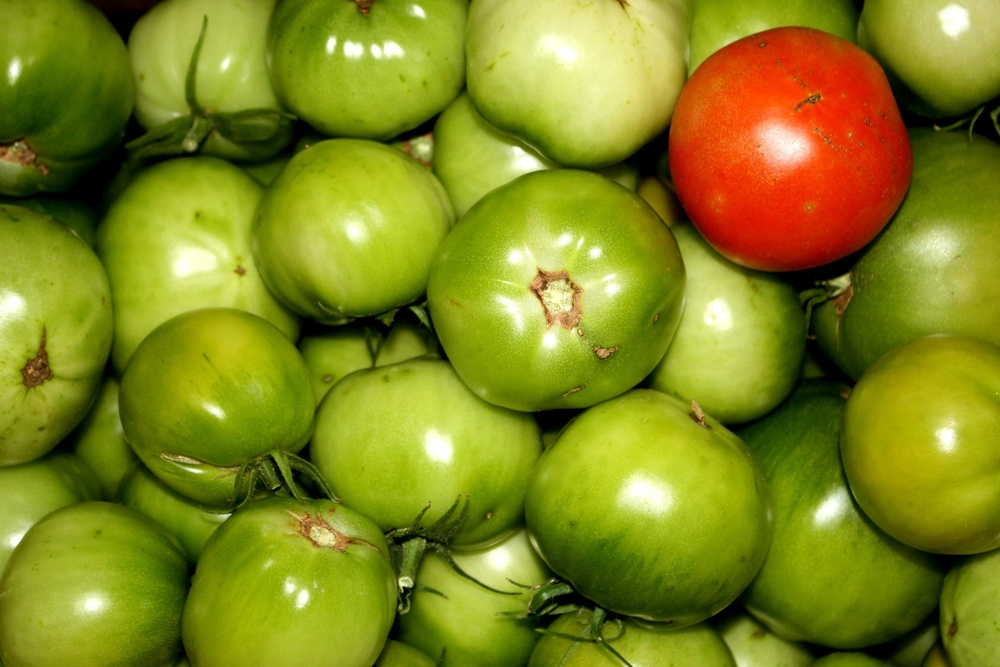
#> input picture jitomates/jitomates1.jpg, 1000 x 667 px, shrunk from 3693 x 2462 before the run
$ python codigo_jitomates.py
#> lines starting #> are read from the running program, lines starting #| are printed output that depends on the picture; after the words box and inside, x2 and y2 are one past the last pixel; in counts of white or black regions, pixels touching at a corner belong together
import cv2
import numpy as np
import math
import matplotlib.pyplot as plt

# ================================
# 1. Cargar imagen
# ================================
img = cv2.imread("jitomates/jitomates1.jpg")
#> img is the input picture: shape (667, 1000, 3); mean B, G, R 28.1, 134, 129.6
if img is None:
    raise Exception("No se pudo cargar la imagen.")

# ================================
# 2. Convertir a HSV
# ================================
hsv = cv2.cvtColor(img, cv2.COLOR_BGR2HSV)
#> hsv: shape (667, 1000, 3); mean H, S, V 33.4, 215.9, 144.9

# ================================
# 3. Crear máscara para MANTENER SOLO ROJO
# ================================
# El rojo en HSV está en dos rangos porque el círculo HSV tiene el rojo en ambos extremos
# Rango 1: Rojo bajo (0-10)
lower_red1 = np.array([0, 50, 50])
upper_red1 = np.array([10, 255, 255])

# Rango 2: Rojo alto (170-180)
lower_red2 = np.array([170, 50, 50])
upper_red2 = np.array([180, 255, 255])

# Crear máscaras
mask_red1 = cv2.inRange(hsv, lower_red1, upper_red1)
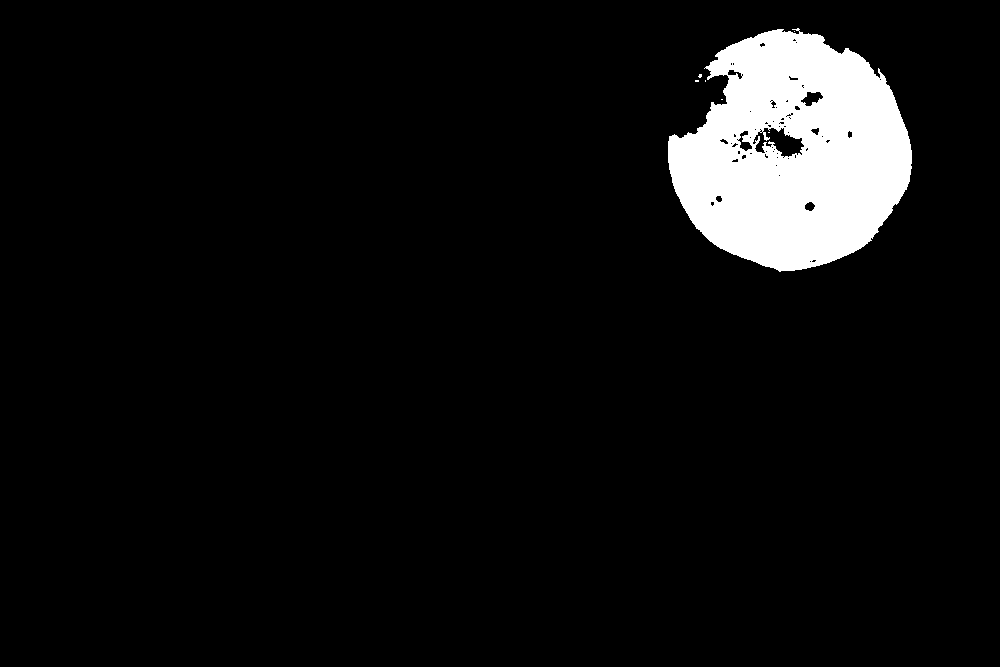
#> mask_red1: shape (667, 1000); 6.2% white; 7 white regions (6 under 20 px), largest, box (x1, y1, x2, y2) and area: (668, 28, 912, 272) 41172
mask_red2 = cv2.inRange(hsv, lower_red2, upper_red2)
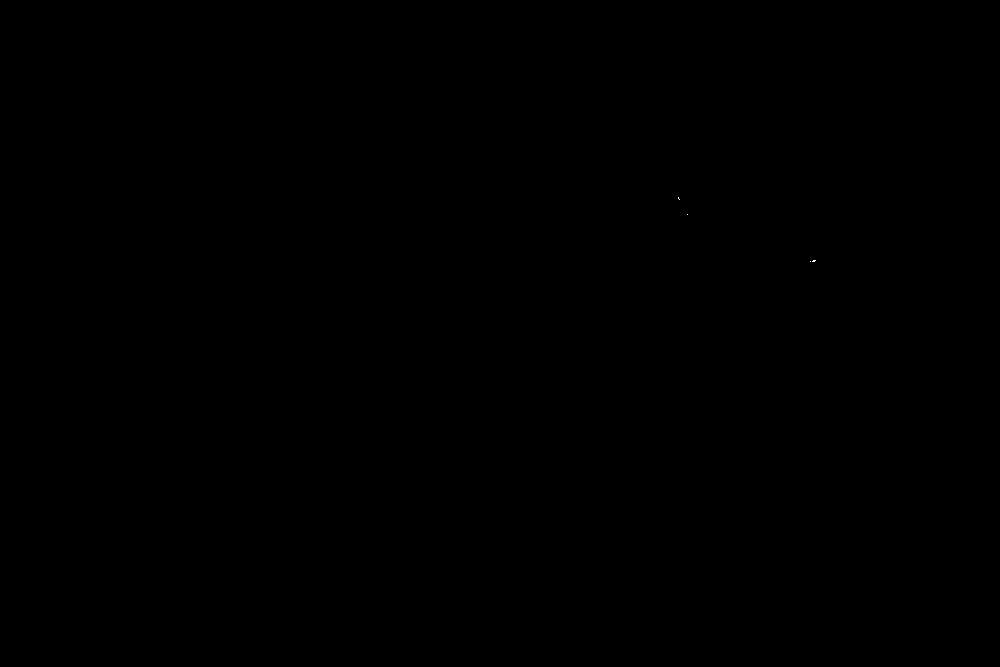
#> mask_red2: shape (667, 1000); 0% white in thin lines or dots, all inside (x1, y1, x2, y2) = (678, 197, 816, 262)

# Combinar ambas máscaras de rojo
mask_rojo = mask_red1 | mask_red2
#> mask_rojo: shape (667, 1000); 6.2% white; 7 white regions (6 under 20 px), largest, box (x1, y1, x2, y2) and area: (668, 28, 912, 272) 41183

# ================================
# 4. Filtros morfológicos para cerrar huecos y unir partes divididas
# ================================
height, width = img.shape[:2]
# Aumentar kernel size para unir mejor partes divididas por ramas
kernel_size = max(10, int(min(width, height) / 50))

# Cerrar huecos pequeños (unir partes cercanas divididas por ramas delgadas)
kernel_close = np.ones((kernel_size, kernel_size), np.uint8)
mask_close = cv2.morphologyEx(mask_rojo, cv2.MORPH_CLOSE, kernel_close)
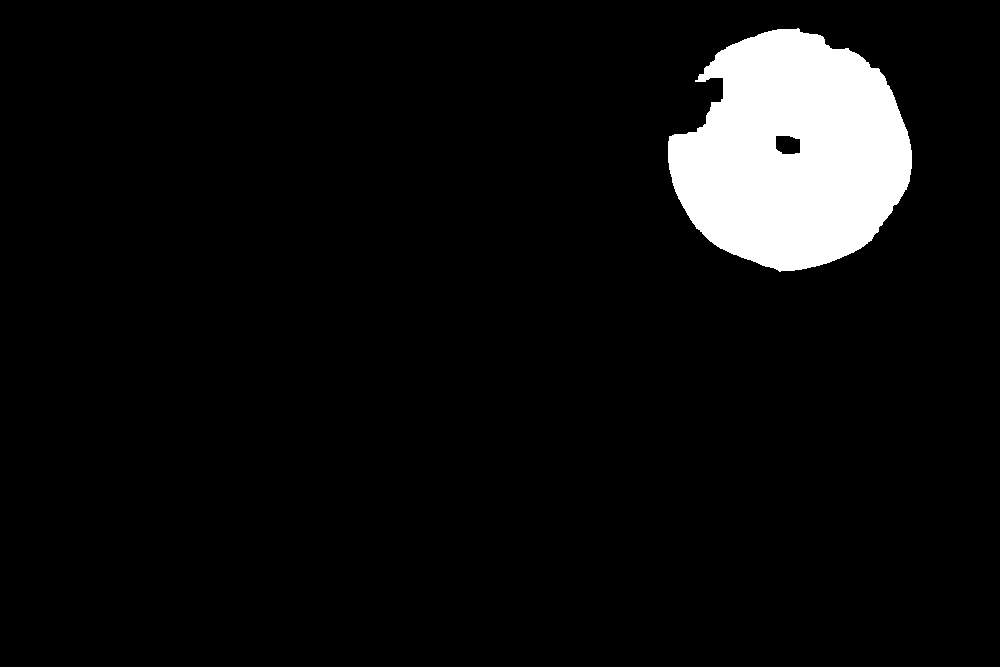
#> mask_close: shape (667, 1000); 6.4% white; 1 white region, box (x1, y1, x2, y2) and area: (668, 28, 912, 272) 42787

# Eliminar ruido pequeño (kernel más pequeño para no eliminar partes importantes)
kernel_open = np.ones((max(3, kernel_size // 2), max(3, kernel_size // 2)), np.uint8)
mask_final = cv2.morphologyEx(mask_close, cv2.MORPH_OPEN, kernel_open)
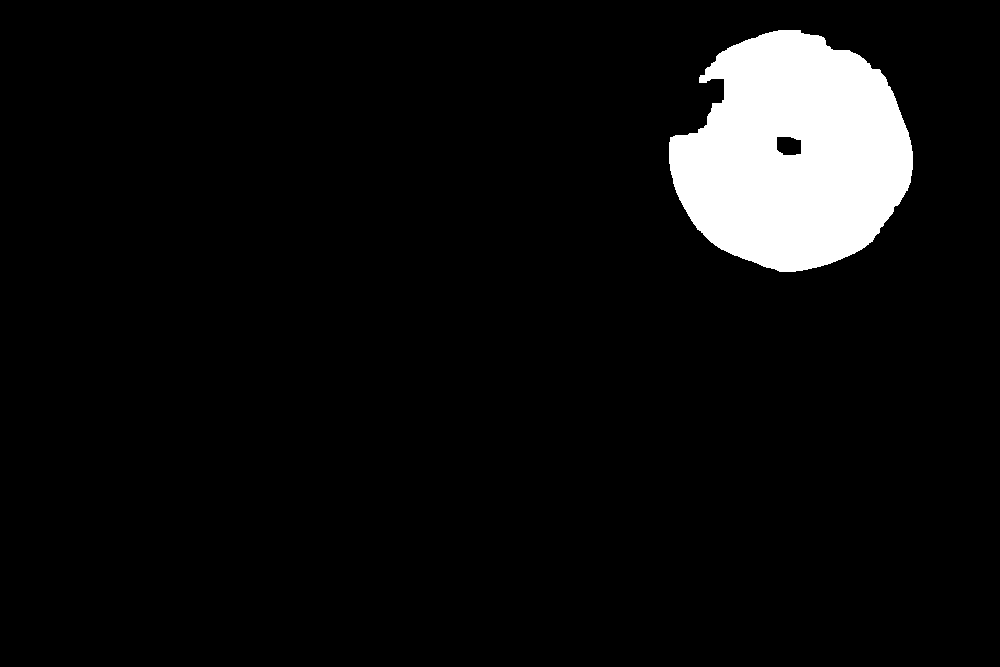
#> mask_final: shape (667, 1000); 6.4% white; 1 white region

# ================================
# 5. Detectar contornos
# ================================
contours, _ = cv2.findContours(mask_final, cv2.RETR_EXTERNAL, cv2.CHAIN_APPROX_SIMPLE)
#> contours = 1 contour; box (x1, y1, x2, y2) and area: (669, 30, 913, 272) 42768

# ================================
# 6. Unir contornos cercanos (jitomates divididos por ramas)
# ================================
# [41 lines left out: functions boxes_should_merge, merge_boxes, not called in this run]

# Obtener bounding boxes de todos los contornos
detections = []
min_area = (width * height) * 0.001  # Área mínima: 0.1% de la imagen
for c in contours:
    area = cv2.contourArea(c)
    if area < min_area:  # Filtrar ruido pequeño
        continue
    x, y, w, h = cv2.boundingRect(c)
    detections.append((x, y, w, h))
#> this loop made 1 pass
#> (area, x, y, w, h) on pass 1: (42768, 669, 30, 244, 242)
#> after the loop, detections = [(669, 30, 244, 242)]

# Unir detecciones cercanas (algoritmo iterativo para unir múltiples partes)
merged_detections = []
used = [False] * len(detections)
#> used = [False]

for i in range(len(detections)):
    if used[i]:
        continue

    merged_box = detections[i]
    used[i] = True
    changed = True

    # Iterar hasta que no se puedan unir más partes
    while changed:
        changed = False
        for j in range(len(detections)):
            if used[j]:
                continue

            if boxes_should_merge(merged_box, detections[j]):
                merged_box = merge_boxes(merged_box, detections[j])
                used[j] = True
                changed = True

    merged_detections.append(merged_box)
#> this loop made 1 pass
#> after the loop, merged_detections = [(669, 30, 244, 242)]; used = [True]

# ================================
# 7. Dibujar contornos detectados
# ================================
img_contornos = img.copy()

# Dibujar todos los contornos detectados (antes de unirlos)
for cnt in contours:
    area = cv2.contourArea(cnt)
    if area >= min_area:  # Solo dibujar contornos que pasaron el filtro
        cv2.drawContours(img_contornos, [cnt], -1, (255, 0, 0), 3)  # Dibuja contorno en color azul (BGR)
#> this loop made 1 pass
#> area on pass 1: 42768
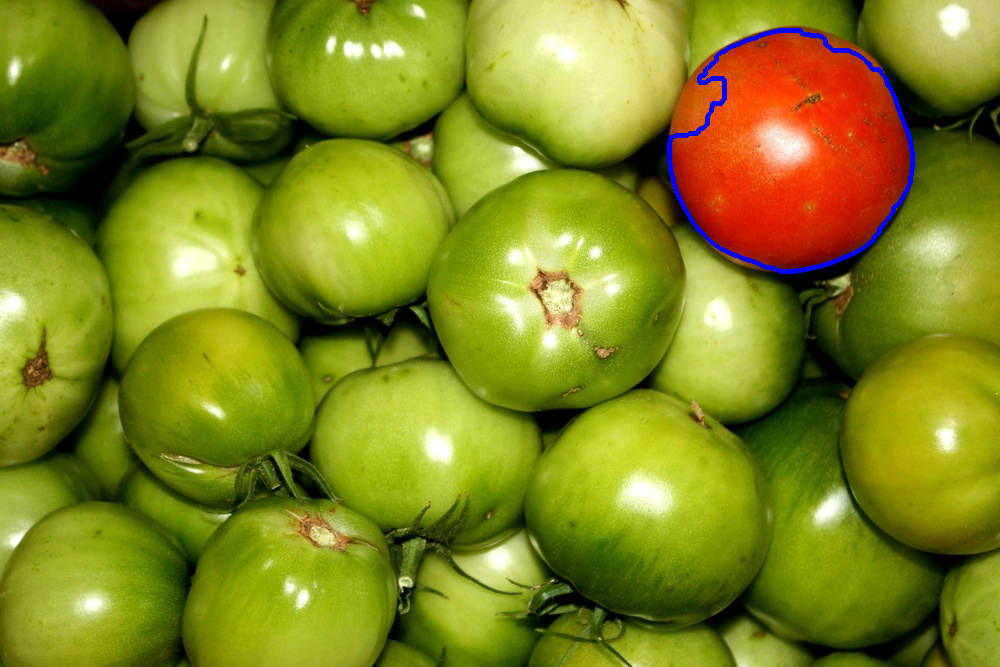
#> img_contornos: shape (667, 1000, 3); 0.58% of pixels changed, all inside (x1, y1, x2, y2) = (667, 28, 915, 274)

# ================================
# 8. Dibujar resultados finales
# ================================
output = img.copy()
count = 0

for x, y, w, h in merged_detections:
    count += 1
    cv2.rectangle(output, (int(x), int(y)), (int(x+w), int(y+h)), (0, 255, 0), 3)
    cv2.putText(output, f"Tomate {count}", (int(x), int(y-10)),
                cv2.FONT_HERSHEY_SIMPLEX, 0.7, (0, 255, 0), 2)
#> this loop made 1 pass
#> (x, y, w, h, count) on pass 1: (669, 30, 244, 242, 1)
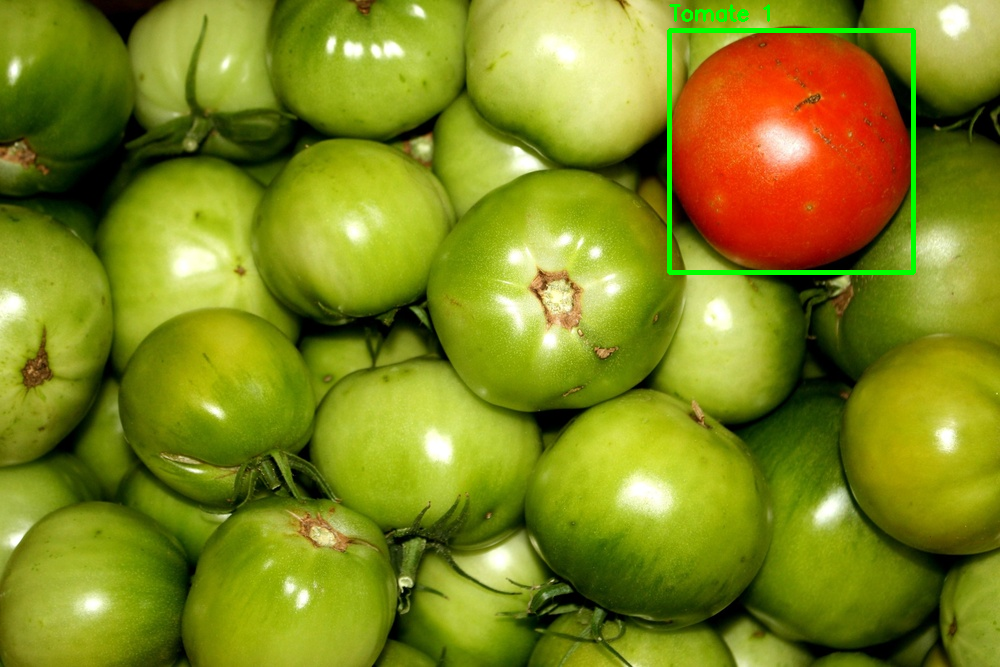
#> output: shape (667, 1000, 3); 0.82% of pixels changed, all inside (x1, y1, x2, y2) = (667, 4, 916, 275)
#> after the loop, count = 1

# ================================
# 9. Mostrar imágenes con Matplotlib
# ================================

# OpenCV usa BGR, Matplotlib usa RGB → por lo que se procede a convertir
img_rgb = cv2.cvtColor(img, cv2.COLOR_BGR2RGB)
img_contornos_rgb = cv2.cvtColor(img_contornos, cv2.COLOR_BGR2RGB)
output_rgb = cv2.cvtColor(output, cv2.COLOR_BGR2RGB)

plt.figure(figsize=(20, 8))

plt.subplot(1, 4, 1)
plt.imshow(img_rgb)
plt.title("Imagen Original")
plt.axis("off")

plt.subplot(1, 4, 2)
plt.imshow(mask_final, cmap="gray")
plt.title("Máscara Final")
plt.axis("off")

plt.subplot(1, 4, 3)
plt.imshow(img_contornos_rgb)
plt.title("Contornos Detectados")
plt.axis("off")

plt.subplot(1, 4, 4)
plt.imshow(output_rgb)
plt.title(f"Jitomates Detectados ({count})")
plt.axis("off")

plt.tight_layout()
plt.show()

$ run again, with jitomates/jitomates3.jpg copied over jitomates/jitomates1.jpg
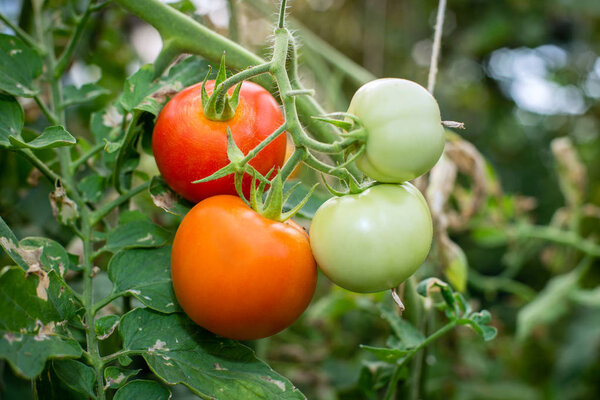
#> input picture jitomates/jitomates3.jpg, 600 x 400 px
#> img is the input picture: shape (400, 600, 3); mean B, G, R 63.5, 112.5, 105.9
#> hsv: shape (400, 600, 3); mean H, S, V 42.9, 139.1, 126.9
#> mask_red1: shape (400, 600); 4.8% white; 70 white regions (57 under 20 px), largest, box (x1, y1, x2, y2) and area: (152, 82, 240, 204) 5375, (200, 277, 286, 332) 2654, (232, 85, 284, 156) 1982
#> mask_red2: shape (400, 600); 0.08% white in thin lines or dots, all inside (x1, y1, x2, y2) = (184, 84, 289, 229)
#> mask_rojo: shape (400, 600); 4.8% white; 69 white regions (56 under 20 px), largest, box (x1, y1, x2, y2) and area: (152, 82, 240, 204) 5486, (200, 277, 286, 332) 2654, (232, 85, 284, 156) 2010
#> mask_close: shape (400, 600); 5.8% white; 24 white regions (18 under 20 px), largest, box (x1, y1, x2, y2) and area: (153, 81, 286, 209) 10590, (200, 278, 289, 335) 2969, (273, 221, 303, 234) 170, (271, 249, 287, 257) 77, (246, 208, 255, 219) 50, (313, 262, 318, 278) 33
#> mask_final: shape (400, 600); 5.7% white; 5 white regions
#> contours = 5 contours; box (x1, y1, x2, y2) and area: (153, 81, 285, 204) 10715, (201, 284, 286, 332) 2795, (280, 223, 297, 233) 109, (277, 249, 286, 256) 44, (248, 213, 255, 219) 29
#> the loop `for c in contours:` made 5 passes
#> area on passes 2 to 4: 44.5, 109, 29
#> after the loop `for c in contours:`: detections = [(201, 284, 85, 48), (153, 81, 132, 123)]
#> `used = [False] * len(detections)`: used = [False, False]
#> the loop `for i in range(len(detections)):` made 2 passes
#> after the loop `for i in range(len(detections)):`: merged_detections = [(201, 284, 85, 48), (153, 81, 132, 123)]; used = [True, True]
#> the loop `for cnt in contours:` made 5 passes
#> area on passes 1 to 5: 2795, 44.5, 109, 29, 10715
#> after the loop `for cnt in contours:`:
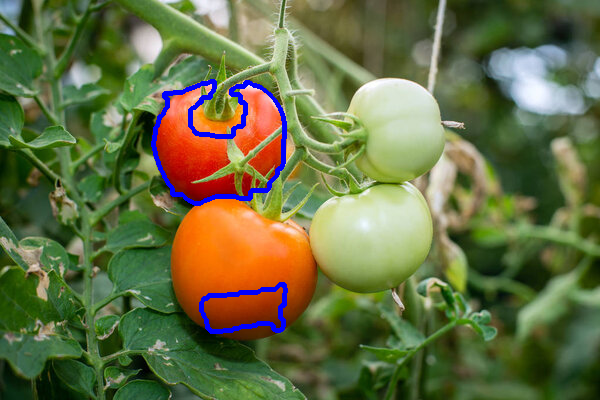
#> img_contornos: shape (400, 600, 3); 1.67% of pixels changed, all inside (x1, y1, x2, y2) = (151, 79, 288, 334)
#> the loop `for x, y, w, h in merged_detections:` made 2 passes
#> (x, y, w, h, count) on passes 1 to 2: (201, 284, 85, 48, 1), (153, 81, 132, 123, 2)
#> after the loop `for x, y, w, h in merged_detections:`:
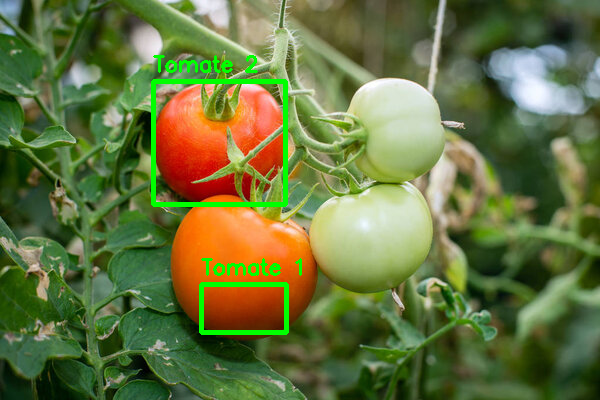
#> output: shape (400, 600, 3); 2.15% of pixels changed, all inside (x1, y1, x2, y2) = (151, 55, 302, 335)
#> after the loop `for x, y, w, h in merged_detections:`: count = 2
